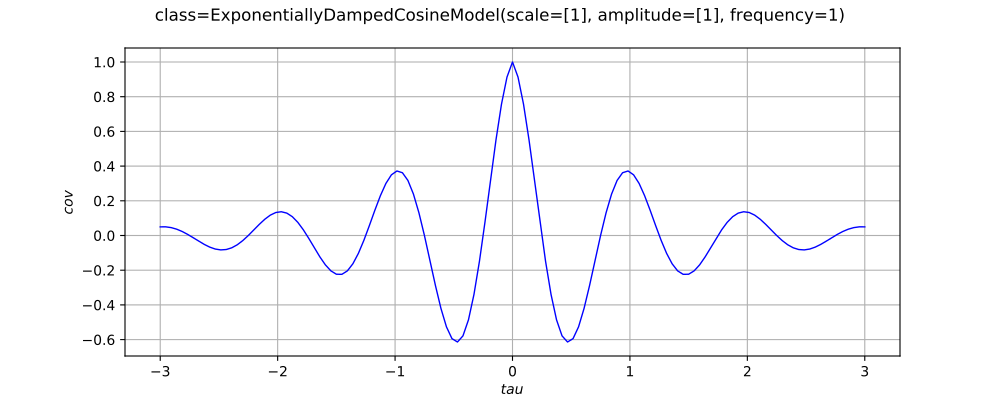

Here is the Python script that generated this plot:
import openturns as ot
from matplotlib import pyplot as plt
from openturns.viewer import View
covarianceModel = ot.ExponentiallyDampedCosineModel()
if covarianceModel.getInputDimension() == 1:
    scale = covarianceModel.getScale()[0]
    if covarianceModel.isStationary():
        def f(x):
            return [covarianceModel(x)[0, 0]]
        func = ot.PythonFunction(1,1,f)
        func.setDescription(['$tau$', '$cov$'])
        cov_graph = func.draw(-3.0 * scale, 3.0 * scale, 129)
        fig = plt.figure(figsize=(10, 4))
        plt.suptitle(str(covarianceModel))
        cov_axis = fig.add_subplot(111)
        View(cov_graph, figure=fig, axes=[cov_axis], add_legend=False)
    else:
        def f(x):
            return [covarianceModel([x[0]], [x[1]])[0, 0]]
        func = ot.PythonFunction(2,1,f)
        func.setDescription(['$s$', '$t$', '$cov$'])
        cov_graph = func.draw([-3.0 * scale]*2, [3.0 * scale]*2, [129]*2)
        fig = plt.figure(figsize=(10, 4))
        plt.suptitle(str(covarianceModel))
        cov_axis = fig.add_subplot(111)
        View(cov_graph, figure=fig, axes=[cov_axis], add_legend=False)
